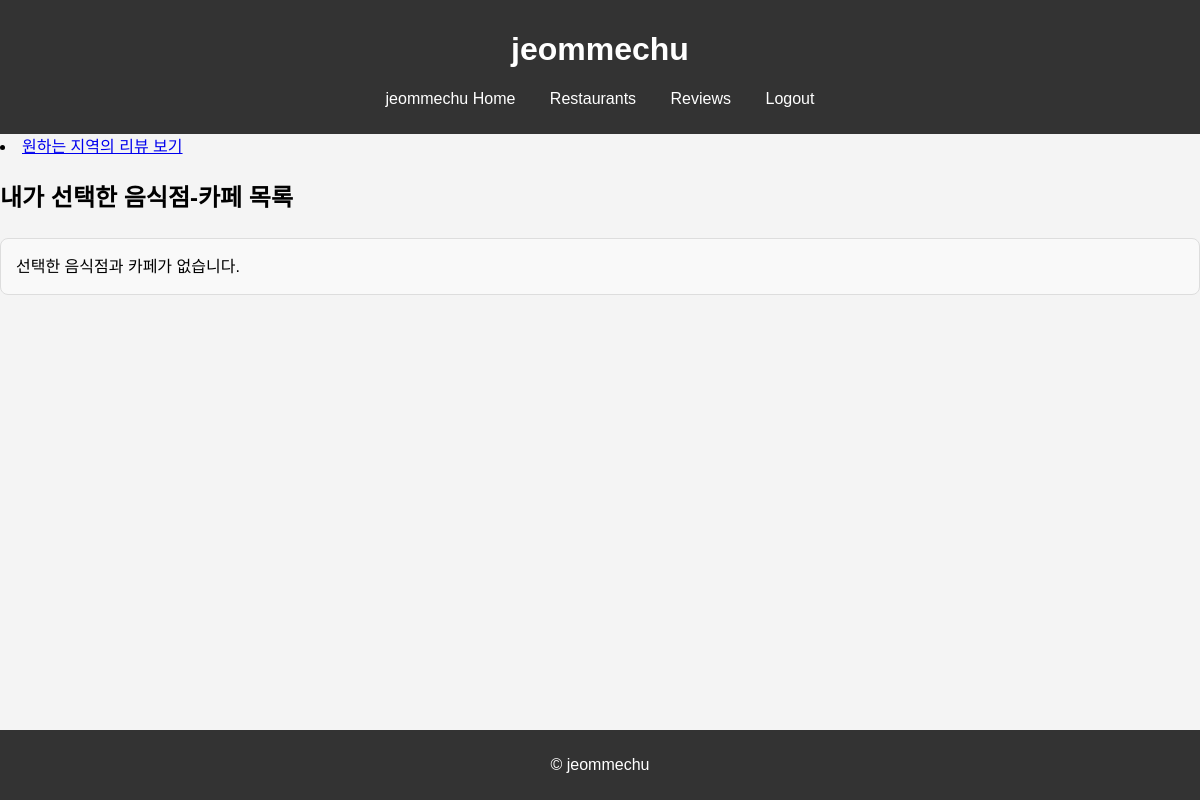
The page /reviews/main/ (signed in) on the database as committed earlier.
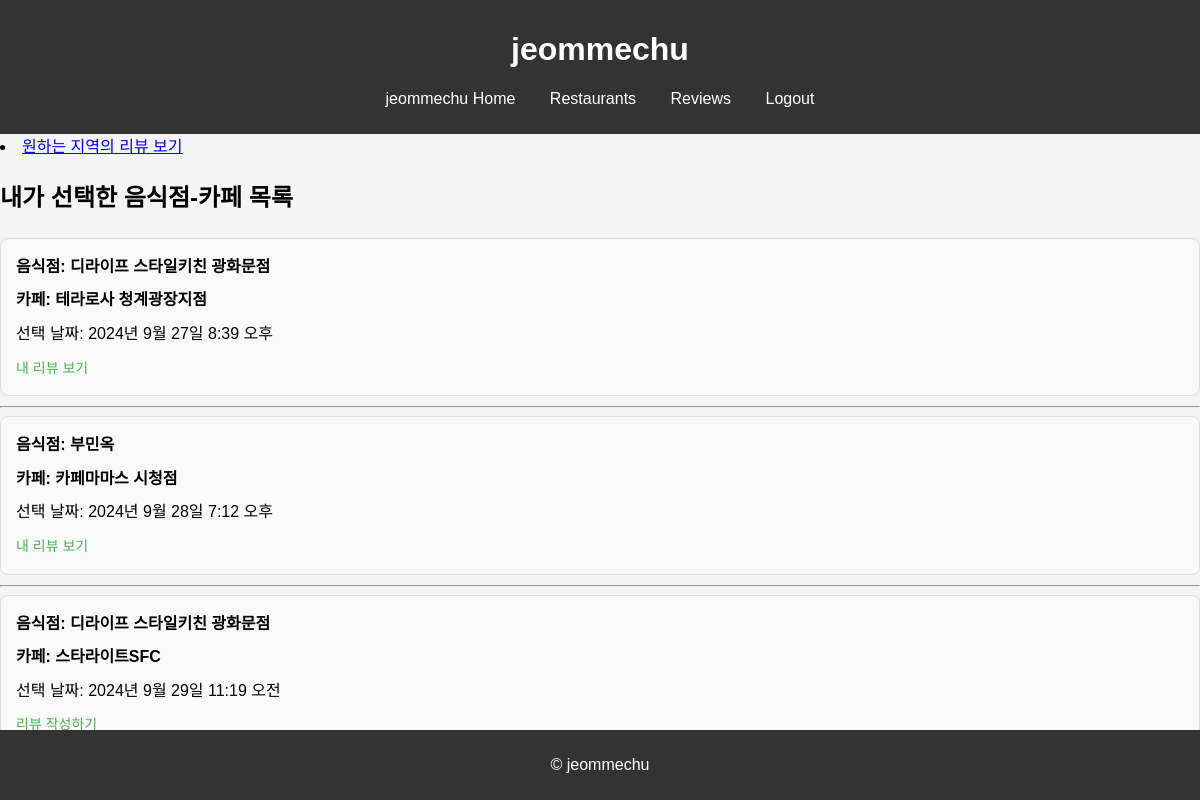
The same page on the database as committed later.
### maps/models.py (models this page shows, shortened)
class UserSelection(models.Model):
    user = models.ForeignKey(User, on_delete=models.CASCADE)  # 카카오 로그인한 유저와 연결
    restaurant = models.ForeignKey(Restaurant, on_delete=models.CASCADE)  # 음식점과 연결
    cafe = models.ForeignKey(Cafe, on_delete=models.CASCADE)  # 카페와 연결
    created_at = models.DateTimeField(auto_now_add=True)  # 선택 시간

class Restaurant(models.Model):
    place_name = models.CharField(max_length=255)  # 음식점 이름
    place_url = models.URLField()  # 카카오 지도 URL
    road_address_name = models.CharField(max_length=255)  # 도로명 주소

class Cafe(models.Model):
    place_name = models.CharField(max_length=255)  # 카페 이름
    place_url = models.URLField()  # 카카오 지도 URL
    road_address_name = models.CharField(max_length=255)  # 도로명 주소

### reviews/views.py (the view)
# urls.py: path('main/', ReviewMainPageView.as_view(), name='review_main_page'),
class ReviewMainPageView(APIView):
    def get(self, request):
        if not request.user.is_authenticated:
            return redirect('/accounts/login/?next=/reviews/main/')
        user_selections = UserSelection.objects.filter(user=request.user)
        selections_with_review_info = []
        for selection in user_selections:
            review_exists = (
                RestaurantReview.objects.filter(user=request.user, restaurant=selection.restaurant).exists() and
                CafeReview.objects.filter(user=request.user, cafe=selection.cafe).exists() and
                RestaurantCafeRating.objects.filter(user=request.user, restaurant=selection.restaurant, cafe=selection.cafe).exists()
            )
            selections_with_review_info.append({
                'selection': selection,
                'review_exists': review_exists,  # 리뷰 존재 여부
            })
        return render(request, 'reviews/main.html', {'selections': selections_with_review_info})

### reviews/templates/reviews/main.html (shortened to what this page needs)
{% extends 'base.html' %}
{% block content %}
<div class="review-list">
    <li><a href="{% url 'reviews_nearby' %}">원하는 지역의 리뷰 보기</a></li>
    <h2>내가 선택한 음식점-카페 목록</h2>
    <ul>
        {% for item in selections %}
        <li>
            <strong>음식점: {{ item.selection.restaurant.place_name }}</strong>
            <strong>카페: {{ item.selection.cafe.place_name }}</strong>
            선택 날짜: {{ item.selection.created_at }}
            <br>
            {% if item.review_exists %}
                <a href="{% url 'review_detail' item.selection.restaurant.id item.selection.cafe.id %}">내 리뷰 보기</a>
            {% else %}
                <a href="{% url 'create_all_reviews' item.selection.restaurant.id item.selection.cafe.id %}">리뷰 작성하기</a>
            {% endif %}
        </li>
        <hr>
        {% empty %}
        <li>선택한 음식점과 카페가 없습니다.</li>
        {% endfor %}
    </ul>
</div>
{% endblock %}

### templates/base.html (shortened to what this page needs)
<!DOCTYPE html>
<html lang="en">
<head>
    {% load static %}
    <link rel="stylesheet" href="{% static 'css/style.css' %}">
</head>
<body>
    <header>
        <h1>jeommechu</h1>
        <nav>
            <ul>
                <li><a href="/">jeommechu Home</a></li>
                <li><a href="/maps/restaurants_nearby/">Restaurants</a></li>
                <li><a href="/reviews/main">Reviews</a></li>
                {% if user.is_authenticated %}
                    <li><a href="{% url 'account_logout' %}">Logout</a></li>
                {% else %}
                    <li><a href="{% url 'account_login' %}">Login</a></li>
                {% endif %}
            </ul>
        </nav>
    </header>
    <main>
        {% block content %}{% endblock %}
    </main>
    <footer>
        <p>&copy; jeommechu</p>
    </footer>
</body>
</html>

### static/css/style.css (style rules this page uses)
body { font-family: Arial, sans-serif; margin: 0; padding: 0; background-color: #f4f4f4; }
header { background-color: #333; color: white; padding: 10px 0; text-align: center; }
nav ul { list-style-type: none; padding: 0; }
nav ul li { display: inline; margin: 0 15px; }
nav ul li a { color: white; text-decoration: none; }
footer { background-color: #333; color: white; text-align: center; padding: 10px 0; position: fixed; width: 100%; bottom: 0; }

### reviews/templates/reviews/main.html (style rules this page uses)
.review-list { font-family: Arial, sans-serif; line-height: 1.6; }
.review-list h2 { margin-bottom: 20px; }
.review-list ul { padding: 0; list-style-type: none; }
.review-list ul li { background-color: #f9f9f9; border: 1px solid #ddd; padding: 15px; margin-bottom: 10px; border-radius: 8px; transition: background-color 0.3s ease; }
.review-list ul li strong { font-size: 16px; display: block; margin-bottom: 8px; }
.review-list ul li a { color: #4CAF50; text-decoration: none; font-size: 14px; display: inline-block; margin-top: 10px; transition: color 0.3s ease; }

Rows that differ between the two databases and show on the page:
added UserSelection: selection.restaurant.place_name "디라이프 스타일키친 광화문점", selection.cafe.place_name "테라로사 청계광장지점", selection.created_at "2024년 9월 27일 8:39 오후", shows "내 리뷰 보기"
added UserSelection: selection.restaurant.place_name "부민옥", selection.cafe.place_name "카페마마스 시청점", selection.created_at "2024년 9월 28일 7:12 오후", shows "내 리뷰 보기"
added UserSelection: selection.restaurant.place_name "디라이프 스타일키친 광화문점", selection.cafe.place_name "스타라이트SFC", selection.created_at "2024년 9월 29일 11:19 오전", shows "리뷰 작성하기"
Other text that changed with them:
text no longer shown: "선택한 음식점과 카페가 없습니다."
